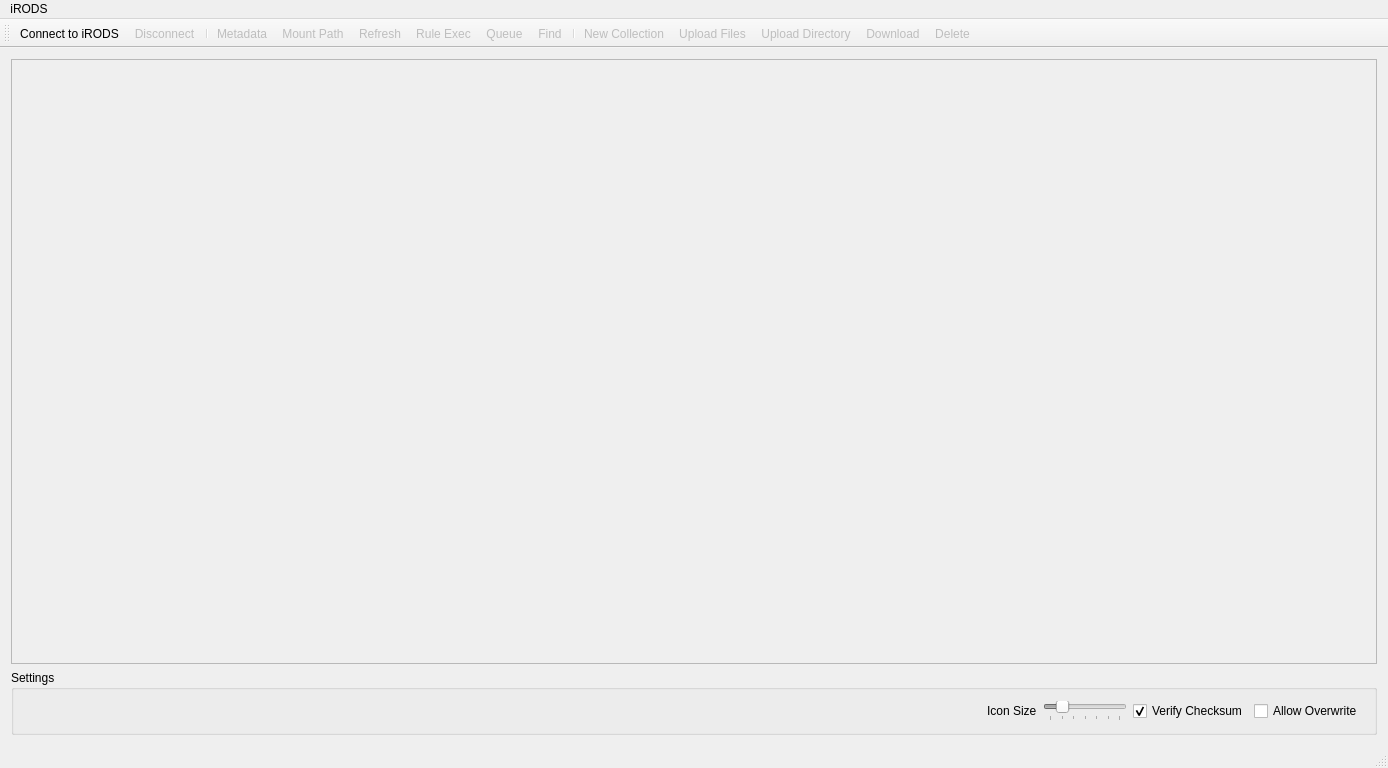
<?xml version="1.0" encoding="UTF-8"?>
<ui version="4.0">
 <class>RodsMainWindow</class>
 <widget class="QMainWindow" name="RodsMainWindow">
  <property name="geometry">
   <rect>
    <x>0</x>
    <y>0</y>
    <width>1388</width>
    <height>768</height>
   </rect>
  </property>
  <property name="sizePolicy">
   <sizepolicy hsizetype="Preferred" vsizetype="Preferred">
    <horstretch>0</horstretch>
    <verstretch>0</verstretch>
   </sizepolicy>
  </property>
  <property name="baseSize">
   <size>
    <width>1388</width>
    <height>768</height>
   </size>
  </property>
  <property name="acceptDrops">
   <bool>false</bool>
  </property>
  <property name="windowTitle">
   <string>iRODS Grid Browser</string>
  </property>
  <property name="unifiedTitleAndToolBarOnMac">
   <bool>true</bool>
  </property>
  <widget class="QWidget" name="centralWidget">
   <property name="acceptDrops">
    <bool>true</bool>
   </property>
   <layout class="QVBoxLayout" name="verticalLayout">
    <item>
     <widget class="QTreeView" name="rodsObjTree">
      <property name="enabled">
       <bool>false</bool>
      </property>
      <property name="acceptDrops">
       <bool>true</bool>
      </property>
      <property name="tabKeyNavigation">
       <bool>false</bool>
      </property>
      <property name="dragEnabled">
       <bool>true</bool>
      </property>
      <property name="dragDropOverwriteMode">
       <bool>false</bool>
      </property>
      <property name="dragDropMode">
       <enum>QAbstractItemView::DragDrop</enum>
      </property>
      <property name="defaultDropAction">
       <enum>Qt::CopyAction</enum>
      </property>
      <property name="alternatingRowColors">
       <bool>true</bool>
      </property>
      <property name="selectionBehavior">
       <enum>QAbstractItemView::SelectRows</enum>
      </property>
      <property name="iconSize">
       <size>
        <width>24</width>
        <height>24</height>
       </size>
      </property>
      <property name="uniformRowHeights">
       <bool>true</bool>
      </property>
      <property name="sortingEnabled">
       <bool>true</bool>
      </property>
      <property name="animated">
       <bool>false</bool>
      </property>
      <attribute name="headerCascadingSectionResizes">
       <bool>false</bool>
      </attribute>
      <attribute name="headerDefaultSectionSize">
       <number>128</number>
      </attribute>
      <attribute name="headerShowSortIndicator" stdset="0">
       <bool>true</bool>
      </attribute>
     </widget>
    </item>
    <item>
     <layout class="QHBoxLayout" name="horizontalLayout">
      <property name="bottomMargin">
       <number>0</number>
      </property>
      <item>
       <widget class="QGroupBox" name="groupBox">
        <property name="title">
         <string>Settings</string>
        </property>
        <layout class="QHBoxLayout" name="horizontalLayout_2">
         <item>
          <spacer name="horizontalSpacer">
           <property name="orientation">
            <enum>Qt::Horizontal</enum>
           </property>
           <property name="sizeHint" stdset="0">
            <size>
             <width>40</width>
             <height>20</height>
            </size>
           </property>
          </spacer>
         </item>
         <item>
          <widget class="QLabel" name="label">
           <property name="text">
            <string>Icon Size</string>
           </property>
          </widget>
         </item>
         <item>
          <widget class="QSlider" name="viewSize">
           <property name="enabled">
            <bool>false</bool>
           </property>
           <property name="sizePolicy">
            <sizepolicy hsizetype="Maximum" vsizetype="Fixed">
             <horstretch>0</horstretch>
             <verstretch>0</verstretch>
            </sizepolicy>
           </property>
           <property name="minimum">
            <number>16</number>
           </property>
           <property name="maximum">
            <number>64</number>
           </property>
           <property name="singleStep">
            <number>8</number>
           </property>
           <property name="pageStep">
            <number>8</number>
           </property>
           <property name="sliderPosition">
            <number>24</number>
           </property>
           <property name="tracking">
            <bool>true</bool>
           </property>
           <property name="orientation">
            <enum>Qt::Horizontal</enum>
           </property>
           <property name="invertedAppearance">
            <bool>false</bool>
           </property>
           <property name="invertedControls">
            <bool>false</bool>
           </property>
           <property name="tickPosition">
            <enum>QSlider::TicksBelow</enum>
           </property>
           <property name="tickInterval">
            <number>8</number>
           </property>
          </widget>
         </item>
         <item>
          <widget class="QCheckBox" name="verifyChecksum">
           <property name="text">
            <string>Verify Checksum</string>
           </property>
           <property name="checked">
            <bool>true</bool>
           </property>
          </widget>
         </item>
         <item>
          <widget class="QCheckBox" name="allowOverwrite">
           <property name="text">
            <string>Allow Overwrite</string>
           </property>
          </widget>
         </item>
        </layout>
       </widget>
      </item>
     </layout>
    </item>
   </layout>
  </widget>
  <widget class="QMenuBar" name="menuBar">
   <property name="geometry">
    <rect>
     <x>0</x>
     <y>0</y>
     <width>1388</width>
     <height>22</height>
    </rect>
   </property>
   <widget class="QMenu" name="menuIRODS">
    <property name="title">
     <string>iRODS</string>
    </property>
    <addaction name="actionConnect"/>
    <addaction name="actionDisconnect"/>
    <addaction name="separator"/>
    <addaction name="actionAbout"/>
   </widget>
   <addaction name="menuIRODS"/>
  </widget>
  <widget class="QToolBar" name="mainToolBar">
   <property name="enabled">
    <bool>true</bool>
   </property>
   <property name="acceptDrops">
    <bool>false</bool>
   </property>
   <property name="toolButtonStyle">
    <enum>Qt::ToolButtonTextUnderIcon</enum>
   </property>
   <attribute name="toolBarArea">
    <enum>TopToolBarArea</enum>
   </attribute>
   <attribute name="toolBarBreak">
    <bool>false</bool>
   </attribute>
   <addaction name="actionConnect"/>
   <addaction name="actionDisconnect"/>
   <addaction name="separator"/>
   <addaction name="actionMetadata"/>
   <addaction name="actionMount"/>
   <addaction name="actionRefresh"/>
   <addaction name="actionRuleExec"/>
   <addaction name="actionQueueStat"/>
   <addaction name="actionFind"/>
   <addaction name="separator"/>
   <addaction name="actionNewColl"/>
   <addaction name="actionUpload"/>
   <addaction name="actionUploadDirectory"/>
   <addaction name="actionDownload"/>
   <addaction name="actionDelete"/>
  </widget>
  <widget class="QStatusBar" name="statusBar">
   <property name="statusTip">
    <string/>
   </property>
  </widget>
  <action name="actionConnect">
   <property name="icon">
    <iconset resource="icons.qrc">
     <normaloff>:/tango/icons/network-server.svg</normaloff>:/tango/icons/network-server.svg</iconset>
   </property>
   <property name="text">
    <string>Connect to iRODS</string>
   </property>
   <property name="shortcut">
    <string>Ctrl+K</string>
   </property>
   <property name="shortcutContext">
    <enum>Qt::WindowShortcut</enum>
   </property>
   <property name="iconVisibleInMenu">
    <bool>false</bool>
   </property>
  </action>
  <action name="actionDisconnect">
   <property name="enabled">
    <bool>false</bool>
   </property>
   <property name="icon">
    <iconset resource="icons.qrc">
     <normaloff>:/tango/icons/system-log-out.svg</normaloff>:/tango/icons/system-log-out.svg</iconset>
   </property>
   <property name="text">
    <string>Disconnect</string>
   </property>
   <property name="shortcut">
    <string>Ctrl+Shift+K</string>
   </property>
   <property name="iconVisibleInMenu">
    <bool>false</bool>
   </property>
  </action>
  <action name="actionNewColl">
   <property name="enabled">
    <bool>false</bool>
   </property>
   <property name="icon">
    <iconset resource="icons.qrc">
     <normaloff>:/tango/icons/folder-new.svg</normaloff>:/tango/icons/folder-new.svg</iconset>
   </property>
   <property name="text">
    <string>New Collection</string>
   </property>
   <property name="toolTip">
    <string>Create new iRODS Collection</string>
   </property>
   <property name="shortcut">
    <string>Ctrl+N</string>
   </property>
  </action>
  <action name="actionRefresh">
   <property name="enabled">
    <bool>false</bool>
   </property>
   <property name="icon">
    <iconset resource="icons.qrc">
     <normaloff>:/tango/icons/view-refresh.svg</normaloff>:/tango/icons/view-refresh.svg</iconset>
   </property>
   <property name="text">
    <string>Refresh</string>
   </property>
   <property name="toolTip">
    <string>Force refresh from iRODS server</string>
   </property>
   <property name="shortcut">
    <string>Ctrl+R</string>
   </property>
  </action>
  <action name="actionFind">
   <property name="enabled">
    <bool>false</bool>
   </property>
   <property name="icon">
    <iconset resource="icons.qrc">
     <normaloff>:/tango/icons/system-search.svg</normaloff>:/tango/icons/system-search.svg</iconset>
   </property>
   <property name="text">
    <string>Find</string>
   </property>
   <property name="toolTip">
    <string>Find objects from iRODS server</string>
   </property>
   <property name="shortcut">
    <string>Ctrl+F</string>
   </property>
  </action>
  <action name="actionDelete">
   <property name="enabled">
    <bool>false</bool>
   </property>
   <property name="icon">
    <iconset resource="icons.qrc">
     <normaloff>:/tango/icons/edit-delete.svg</normaloff>:/tango/icons/edit-delete.svg</iconset>
   </property>
   <property name="text">
    <string>Delete</string>
   </property>
   <property name="toolTip">
    <string>Delete object from iRODS</string>
   </property>
   <property name="shortcut">
    <string>Del</string>
   </property>
  </action>
  <action name="actionMount">
   <property name="enabled">
    <bool>false</bool>
   </property>
   <property name="icon">
    <iconset resource="icons.qrc">
     <normaloff>:/tango/icons/folder-remote.svg</normaloff>:/tango/icons/folder-remote.svg</iconset>
   </property>
   <property name="text">
    <string>Mount Path</string>
   </property>
   <property name="toolTip">
    <string>Add mount point for an iRODS collection</string>
   </property>
   <property name="shortcut">
    <string>Ctrl+K</string>
   </property>
  </action>
  <action name="actionDownload">
   <property name="enabled">
    <bool>false</bool>
   </property>
   <property name="icon">
    <iconset resource="icons.qrc">
     <normaloff>:/tango/icons/document-save.svg</normaloff>:/tango/icons/document-save.svg</iconset>
   </property>
   <property name="text">
    <string>Download</string>
   </property>
   <property name="toolTip">
    <string>Download data object from the iRODS cloud</string>
   </property>
  </action>
  <action name="actionUpload">
   <property name="enabled">
    <bool>false</bool>
   </property>
   <property name="icon">
    <iconset resource="icons.qrc">
     <normaloff>:/tango/icons/applications-internet.svg</normaloff>:/tango/icons/applications-internet.svg</iconset>
   </property>
   <property name="text">
    <string>Upload Files</string>
   </property>
   <property name="toolTip">
    <string>Upload file into the iRODS cloud</string>
   </property>
  </action>
  <action name="actionMetadata">
   <property name="enabled">
    <bool>false</bool>
   </property>
   <property name="icon">
    <iconset resource="icons.qrc">
     <normaloff>:/tango/icons/document-properties.svg</normaloff>:/tango/icons/document-properties.svg</iconset>
   </property>
   <property name="text">
    <string>Metadata </string>
   </property>
   <property name="toolTip">
    <string>Manage iRODS object metadata</string>
   </property>
   <property name="shortcut">
    <string>Ctrl+M</string>
   </property>
  </action>
  <action name="actionRuleExec">
   <property name="enabled">
    <bool>false</bool>
   </property>
   <property name="icon">
    <iconset resource="icons.qrc">
     <normaloff>:/tango/icons/utilities-terminal.svg</normaloff>:/tango/icons/utilities-terminal.svg</iconset>
   </property>
   <property name="text">
    <string>Rule Exec</string>
   </property>
   <property name="toolTip">
    <string>Execute iRODS rule server-side</string>
   </property>
   <property name="shortcut">
    <string>Ctrl+E</string>
   </property>
  </action>
  <action name="actionQueueStat">
   <property name="enabled">
    <bool>false</bool>
   </property>
   <property name="icon">
    <iconset resource="icons.qrc">
     <normaloff>:/tango/icons/utilities-system-monitor.svg</normaloff>:/tango/icons/utilities-system-monitor.svg</iconset>
   </property>
   <property name="text">
    <string>Queue</string>
   </property>
   <property name="toolTip">
    <string>View iRODS rule execute queue</string>
   </property>
   <property name="shortcut">
    <string>Ctrl+U</string>
   </property>
  </action>
  <action name="actionAbout">
   <property name="text">
    <string>About</string>
   </property>
  </action>
  <action name="actionUploadDirectory">
   <property name="enabled">
    <bool>false</bool>
   </property>
   <property name="icon">
    <iconset resource="icons.qrc">
     <normaloff>:/tango/icons/applications-internet.svg</normaloff>:/tango/icons/applications-internet.svg</iconset>
   </property>
   <property name="text">
    <string>Upload Directory</string>
   </property>
  </action>
 </widget>
 <layoutdefault spacing="6" margin="11"/>
 <resources>
  <include location="icons.qrc"/>
 </resources>
 <connections/>
</ui>
